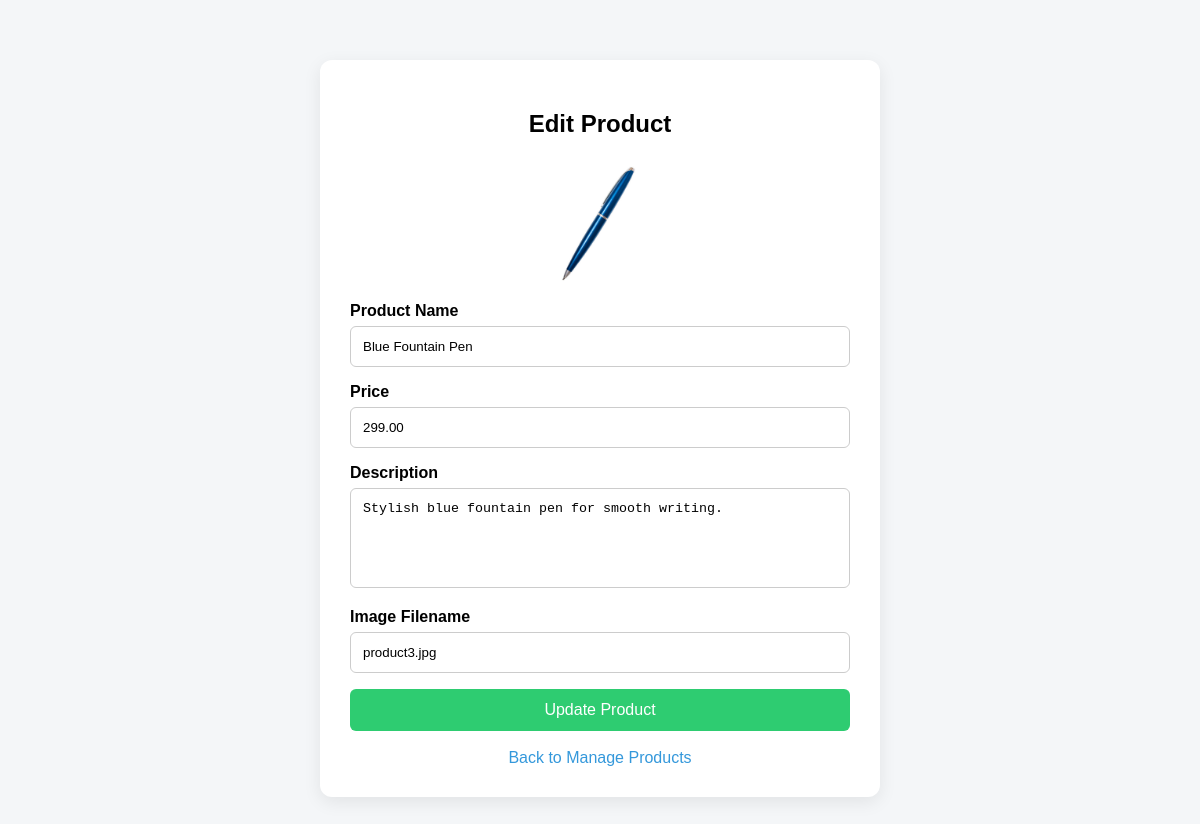
The page /admin/edit_product.php?id=3 (signed in) on the database its author committed.
### tables this page shows
CREATE TABLE `products` (
  `id` int(11) NOT NULL,
  `name` varchar(255) NOT NULL,
  `price` decimal(10,2) NOT NULL,
  `description` text DEFAULT NULL,
  `image` varchar(255) DEFAULT NULL,
  `created_at` timestamp NOT NULL DEFAULT current_timestamp()
);

### admin/edit_product.php (the view, shortened to what this page needs)
<?php
include '../includes/db.php';
$product_id = $_GET['id'];
$stmt = $conn->prepare("SELECT * FROM products WHERE id = ?");
$stmt->execute([$product_id]);
$product = $stmt->fetch(PDO::FETCH_ASSOC);
?>
<!DOCTYPE html>
<html lang="en">
<head>
</head>
<body>
<div class="container">
    <h2>Edit Product</h2>
    <div class="preview">
        <img src="../images/<?= htmlspecialchars($product['image']); ?>" alt="Product Image">
    </div>
    <form method="POST" action="">
        <label>Product Name</label>
        <input type="text" name="name" value="<?= htmlspecialchars($product['name']); ?>" required>
        <label>Price</label>
        <input type="number" step="0.01" name="price" value="<?= htmlspecialchars($product['price']); ?>" required>
        <label>Description</label>
        <textarea name="description" required><?= htmlspecialchars($product['description']); ?></textarea>
        <label>Image Filename</label>
        <input type="text" name="image" value="<?= htmlspecialchars($product['image']); ?>" required>
        <button type="submit">Update Product</button>
    </form>
    <a href="manage_products.php" class="back-link">Back to Manage Products</a>
</div>
</body>
</html>

### admin/edit_product.php (style rules this page uses)
body { font-family: Arial, sans-serif; background: #f4f6f8; margin: 0; padding: 0; }
.container { max-width: 500px; margin: 60px auto; background: white; padding: 30px; border-radius: 12px; box-shadow: 0 5px 18px rgba(0,0,0,0.08); }
h2 { text-align: center; margin-bottom: 25px; }
label { display: block; font-weight: bold; margin-bottom: 6px; }
input, textarea { width: 100%; padding: 12px; margin-bottom: 16px; border: 1px solid #ccc; border-radius: 6px; box-sizing: border-box; }
textarea { height: 100px; resize: none; }
button { width: 100%; background: #2ecc71; color: white; border: none; padding: 12px; border-radius: 6px; font-size: 16px; cursor: pointer; }
.back-link { display: block; text-align: center; margin-top: 18px; color: #3498db; text-decoration: none; }
.preview { text-align: center; margin-bottom: 15px; }
.preview img { width: 120px; height: 120px; object-fit: contain; }

### rows shown on the page
products: image (picture), name "Blue Fountain Pen", price "299.00", description "Stylish blue fountain pen for smooth writing.", image "product3.jpg"
